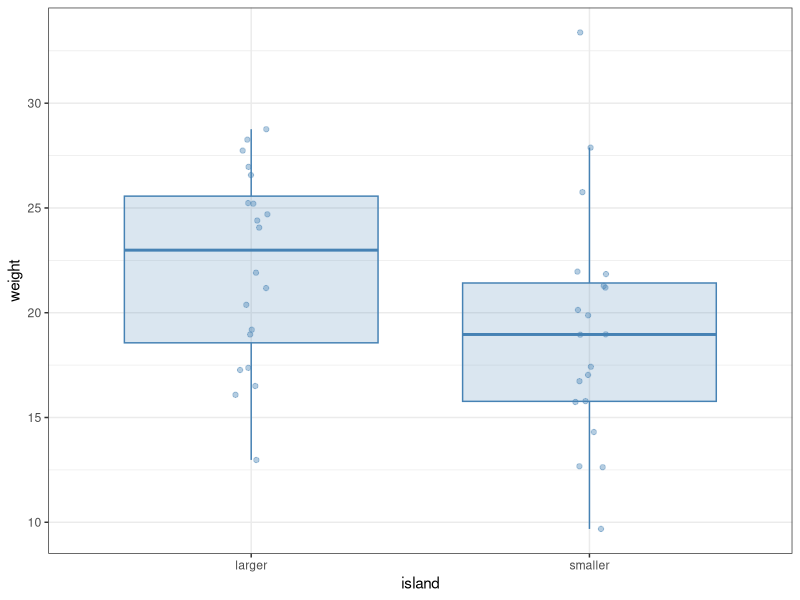
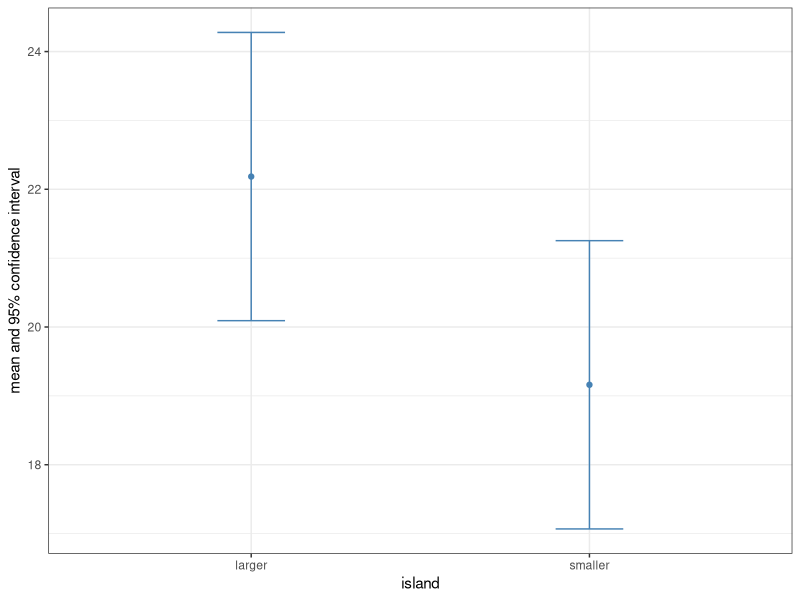
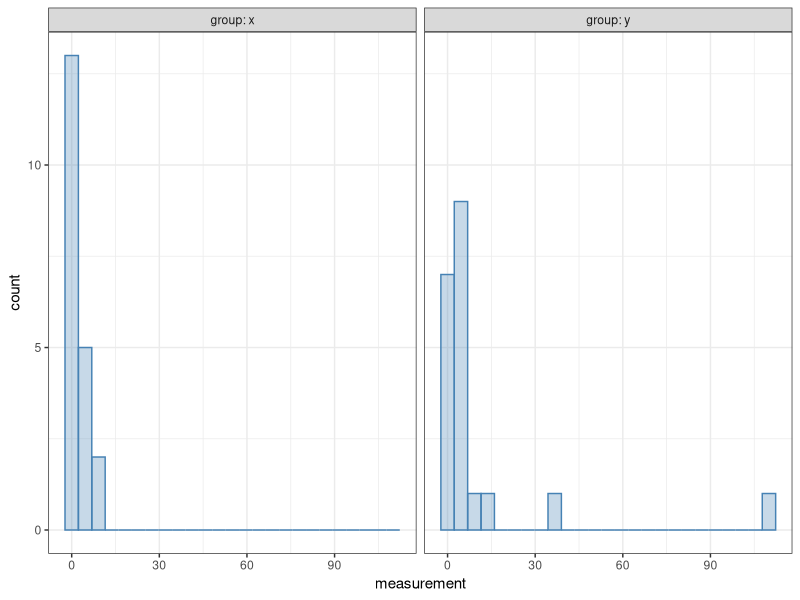

Recreate these plots in R, in order. (Note: this script raises an error after producing the figures.)
## ---- chunk 1
#| message: false
library(tidyverse)

bird <- read_csv("fictive_bird_example.csv")
print(bird, n = Inf)
## ---- chunk 2
ggplot(bird) +
  aes(x = island, y = weight) +
  geom_boxplot(colour = "steelblue", fill = "steelblue",
               alpha = 0.2, outlier.shape = NA) +
  geom_jitter(alpha = 0.4, width = 0.05, colour = "steelblue") +
  theme_bw()
## ---- chunk 3
bird %>%
  group_by(island) %>%
  summarise(mean = mean(weight), median = median(weight))
## ---- chunk 4
bird %>%
  group_by(island) %>%
  summarise(mean = mean(weight), # Means of the two groups
            sd = sd(weight), # Standard deviations
            N = n(), # Sample sizes
            SEM = sd / sqrt(N), # Standard errors of the means
            CI = qt(1 - 0.025, N - 1)) %>% # Confidence intervals
  ungroup() %>% # Ungroup the data (not necessary here, but a good habit)
  ggplot(aes(x = island, y = mean, ymin = mean - CI, ymax = mean + CI)) +
  geom_point(colour = "steelblue") +
  geom_errorbar(colour = "steelblue", width = 0.2) +
  ylab("mean and 95% confidence interval") +
  theme_bw()
## ---- chunk 5
wilcox.test(weight ~ island, data = bird)
## ---- chunk 6
wilcox.test(weight ~ island, data = bird, conf.int = TRUE)
## ---- chunk 7
wilcox.test(weight ~ island, data = bird, conf.int = TRUE, conf.level = 0.99)
## ---- chunk 8
t.test(weight ~ island, data = bird)
## ---- chunk 9
t.test(weight ~ island, data = bird, conf.level = 0.99)
## ---- chunk 10
#| message: false
example <- read_csv("t_wilcox_example.csv")

ggplot(example, aes(x = measurement)) +
  geom_histogram(bins = 25, alpha = 0.3,
                 colour = "steelblue", fill = "steelblue") +
  facet_wrap(~ group, labeller = label_both) +
  theme_bw()
## ---- chunk 11
t.test(measurement ~ group, data = example)
## ---- chunk 12
wilcox.test(measurement ~ group, data = example, conf.int = TRUE)
## ---- chunk 13
#| error: true
bird %>%
  wilcox.test(weight ~ island, conf.int = TRUE)
## ---- chunk 14
bird %>%
  wilcox.test(weight ~ island, data = ., conf.int = TRUE)
## ---- chunk 15
#| error: true
bird %>%
  wilcox.test(weight ~ island, data = drop_na(.), conf.int = TRUE)
## ---- chunk 16
bird %>%
  { wilcox.test(weight ~ island, data = drop_na(.), conf.int = TRUE) }
## ---- chunk 17
bird %>%
  mutate(rowID = 1:nrow(.)) %>% # Create new column, numbering the rows
  select(rowID, island, weight) # Reorder the columns so rowID is first
